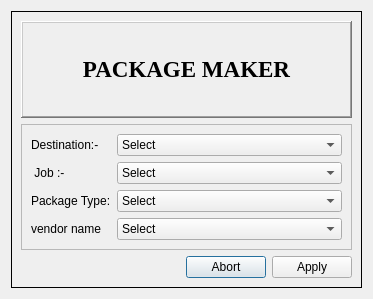
<?xml version="1.0" encoding="UTF-8"?>
<ui version="4.0">
 <class>Package_Maker</class>
 <widget class="QDialog" name="Package_Maker">
  <property name="geometry">
   <rect>
    <x>0</x>
    <y>0</y>
    <width>373</width>
    <height>299</height>
   </rect>
  </property>
  <property name="windowTitle">
   <string>Dialog</string>
  </property>
  <layout class="QGridLayout" name="gridLayout_6">
   <item row="0" column="0">
    <widget class="QStackedWidget" name="stackedWidget">
     <property name="enabled">
      <bool>true</bool>
     </property>
     <property name="inputMethodHints">
      <set>Qt::ImhNone</set>
     </property>
     <property name="frameShape">
      <enum>QFrame::Box</enum>
     </property>
     <property name="currentIndex">
      <number>0</number>
     </property>
     <widget class="QWidget" name="global_page">
      <layout class="QGridLayout" name="gridLayout_5">
       <item row="0" column="0">
        <layout class="QGridLayout" name="gridLayout_2">
         <item row="0" column="0">
          <widget class="QLabel" name="label">
           <property name="sizePolicy">
            <sizepolicy hsizetype="Preferred" vsizetype="Preferred">
             <horstretch>0</horstretch>
             <verstretch>0</verstretch>
            </sizepolicy>
           </property>
           <property name="font">
            <font>
             <family>Times New Roman</family>
             <pointsize>17</pointsize>
             <weight>75</weight>
             <italic>false</italic>
             <bold>true</bold>
             <underline>false</underline>
            </font>
           </property>
           <property name="frameShape">
            <enum>QFrame::WinPanel</enum>
           </property>
           <property name="frameShadow">
            <enum>QFrame::Raised</enum>
           </property>
           <property name="lineWidth">
            <number>0</number>
           </property>
           <property name="text">
            <string>PACKAGE MAKER</string>
           </property>
           <property name="textFormat">
            <enum>Qt::RichText</enum>
           </property>
           <property name="alignment">
            <set>Qt::AlignCenter</set>
           </property>
          </widget>
         </item>
         <item row="2" column="0">
          <widget class="QDialogButtonBox" name="main_buttonBox">
           <property name="orientation">
            <enum>Qt::Horizontal</enum>
           </property>
           <property name="standardButtons">
            <set>QDialogButtonBox::Abort|QDialogButtonBox::Apply</set>
           </property>
          </widget>
         </item>
         <item row="1" column="0">
          <widget class="QFrame" name="frame">
           <property name="frameShape">
            <enum>QFrame::StyledPanel</enum>
           </property>
           <property name="frameShadow">
            <enum>QFrame::Raised</enum>
           </property>
           <layout class="QGridLayout" name="gridLayout">
            <item row="0" column="0">
             <widget class="QLabel" name="label_2">
              <property name="font">
               <font>
                <pointsize>9</pointsize>
               </font>
              </property>
              <property name="text">
               <string>Destination:- </string>
              </property>
             </widget>
            </item>
            <item row="0" column="1">
             <widget class="QComboBox" name="destination_comboBox">
              <item>
               <property name="text">
                <string>Select</string>
               </property>
              </item>
             </widget>
            </item>
            <item row="1" column="0">
             <widget class="QLabel" name="label_3">
              <property name="font">
               <font>
                <pointsize>9</pointsize>
               </font>
              </property>
              <property name="text">
               <string> Job :- </string>
              </property>
             </widget>
            </item>
            <item row="1" column="1">
             <widget class="QComboBox" name="job_comboBox">
              <property name="sizePolicy">
               <sizepolicy hsizetype="MinimumExpanding" vsizetype="Fixed">
                <horstretch>0</horstretch>
                <verstretch>0</verstretch>
               </sizepolicy>
              </property>
              <item>
               <property name="text">
                <string>Select</string>
               </property>
              </item>
             </widget>
            </item>
            <item row="2" column="0">
             <widget class="QLabel" name="pkg_type_label">
              <property name="font">
               <font>
                <pointsize>9</pointsize>
               </font>
              </property>
              <property name="text">
               <string>Package Type:</string>
              </property>
             </widget>
            </item>
            <item row="2" column="1">
             <widget class="QComboBox" name="pkg_type_comboBox">
              <item>
               <property name="text">
                <string>Select</string>
               </property>
              </item>
              <item>
               <property name="text">
                <string>client</string>
               </property>
              </item>
              <item>
               <property name="text">
                <string>vendor</string>
               </property>
              </item>
              <item>
               <property name="text">
                <string>local</string>
               </property>
              </item>
             </widget>
            </item>
            <item row="3" column="0">
             <widget class="QLabel" name="vendor_name_label">
              <property name="font">
               <font>
                <pointsize>9</pointsize>
               </font>
              </property>
              <property name="text">
               <string>vendor name</string>
              </property>
             </widget>
            </item>
            <item row="3" column="1">
             <widget class="QComboBox" name="vendor_name_comboBox">
              <item>
               <property name="text">
                <string>Select</string>
               </property>
              </item>
             </widget>
            </item>
           </layout>
          </widget>
         </item>
        </layout>
       </item>
      </layout>
     </widget>
     <widget class="QWidget" name="shot_page">
      <layout class="QGridLayout" name="gridLayout_3">
       <item row="5" column="0">
        <widget class="Line" name="line_4">
         <property name="orientation">
          <enum>Qt::Horizontal</enum>
         </property>
        </widget>
       </item>
       <item row="2" column="0">
        <widget class="Line" name="line_5">
         <property name="orientation">
          <enum>Qt::Horizontal</enum>
         </property>
        </widget>
       </item>
       <item row="6" column="0">
        <widget class="QListWidget" name="listWidget">
         <property name="sizePolicy">
          <sizepolicy hsizetype="Expanding" vsizetype="MinimumExpanding">
           <horstretch>0</horstretch>
           <verstretch>0</verstretch>
          </sizepolicy>
         </property>
         <property name="sizeAdjustPolicy">
          <enum>QAbstractScrollArea::AdjustToContents</enum>
         </property>
         <property name="verticalScrollMode">
          <enum>QAbstractItemView::ScrollPerPixel</enum>
         </property>
         <property name="horizontalScrollMode">
          <enum>QAbstractItemView::ScrollPerPixel</enum>
         </property>
         <property name="movement">
          <enum>QListView::Free</enum>
         </property>
         <property name="resizeMode">
          <enum>QListView::Adjust</enum>
         </property>
        </widget>
       </item>
       <item row="4" column="0">
        <widget class="QTextEdit" name="selected_info_textEdit">
         <property name="enabled">
          <bool>true</bool>
         </property>
         <property name="sizePolicy">
          <sizepolicy hsizetype="Expanding" vsizetype="Fixed">
           <horstretch>0</horstretch>
           <verstretch>0</verstretch>
          </sizepolicy>
         </property>
         <property name="minimumSize">
          <size>
           <width>0</width>
           <height>22</height>
          </size>
         </property>
         <property name="maximumSize">
          <size>
           <width>16777215</width>
           <height>22</height>
          </size>
         </property>
         <property name="verticalScrollBarPolicy">
          <enum>Qt::ScrollBarAlwaysOff</enum>
         </property>
         <property name="horizontalScrollBarPolicy">
          <enum>Qt::ScrollBarAlwaysOff</enum>
         </property>
         <property name="sizeAdjustPolicy">
          <enum>QAbstractScrollArea::AdjustIgnored</enum>
         </property>
         <property name="html">
          <string>&lt;!DOCTYPE HTML PUBLIC &quot;-//W3C//DTD HTML 4.0//EN&quot; &quot;http://www.w3.org/TR/REC-html40/strict.dtd&quot;&gt;
&lt;html&gt;&lt;head&gt;&lt;meta name=&quot;qrichtext&quot; content=&quot;1&quot; /&gt;&lt;style type=&quot;text/css&quot;&gt;
p, li { white-space: pre-wrap; }
&lt;/style&gt;&lt;/head&gt;&lt;body style=&quot; font-family:'Ubuntu'; font-size:11pt; font-weight:400; font-style:normal;&quot;&gt;
&lt;p style=&quot;-qt-paragraph-type:empty; margin-top:0px; margin-bottom:0px; margin-left:0px; margin-right:0px; -qt-block-indent:0; text-indent:0px; font-family:'MS Shell Dlg 2'; font-size:7.8pt;&quot;&gt;&lt;br /&gt;&lt;/p&gt;&lt;/body&gt;&lt;/html&gt;</string>
         </property>
        </widget>
       </item>
       <item row="0" column="0">
        <layout class="QHBoxLayout" name="horizontalLayout_3">
         <item>
          <widget class="QLabel" name="title_label_header">
           <property name="sizePolicy">
            <sizepolicy hsizetype="Fixed" vsizetype="Preferred">
             <horstretch>0</horstretch>
             <verstretch>0</verstretch>
            </sizepolicy>
           </property>
           <property name="minimumSize">
            <size>
             <width>0</width>
             <height>0</height>
            </size>
           </property>
           <property name="font">
            <font>
             <pointsize>10</pointsize>
            </font>
           </property>
           <property name="text">
            <string>Title:- </string>
           </property>
          </widget>
         </item>
         <item>
          <widget class="QLabel" name="title_label">
           <property name="font">
            <font>
             <family>Times New Roman</family>
             <pointsize>17</pointsize>
             <weight>75</weight>
             <bold>true</bold>
            </font>
           </property>
           <property name="text">
            <string/>
           </property>
           <property name="alignment">
            <set>Qt::AlignCenter</set>
           </property>
          </widget>
         </item>
        </layout>
       </item>
       <item row="3" column="0">
        <layout class="QHBoxLayout" name="horizontalLayout">
         <item>
          <widget class="QLineEdit" name="shot_select_lineEdit">
           <property name="enabled">
            <bool>false</bool>
           </property>
           <property name="sizePolicy">
            <sizepolicy hsizetype="MinimumExpanding" vsizetype="Fixed">
             <horstretch>0</horstretch>
             <verstretch>0</verstretch>
            </sizepolicy>
           </property>
          </widget>
         </item>
         <item>
          <widget class="QPushButton" name="asset_pushButton">
           <property name="text">
            <string>+ ASSET</string>
           </property>
          </widget>
         </item>
         <item>
          <widget class="QPushButton" name="shot_pushButton">
           <property name="text">
            <string>+ SHOT</string>
           </property>
          </widget>
         </item>
         <item>
          <spacer name="horizontalSpacer_5">
           <property name="orientation">
            <enum>Qt::Horizontal</enum>
           </property>
           <property name="sizeType">
            <enum>QSizePolicy::Expanding</enum>
           </property>
           <property name="sizeHint" stdset="0">
            <size>
             <width>66</width>
             <height>20</height>
            </size>
           </property>
          </spacer>
         </item>
        </layout>
       </item>
       <item row="7" column="0">
        <layout class="QHBoxLayout" name="horizontalLayout_2">
         <item>
          <spacer name="horizontalSpacer">
           <property name="orientation">
            <enum>Qt::Horizontal</enum>
           </property>
           <property name="sizeHint" stdset="0">
            <size>
             <width>40</width>
             <height>20</height>
            </size>
           </property>
          </spacer>
         </item>
         <item>
          <widget class="QPushButton" name="shot_cancel_pushButton">
           <property name="text">
            <string>Cancel</string>
           </property>
          </widget>
         </item>
         <item>
          <widget class="QPushButton" name="shot_view_pushButton">
           <property name="text">
            <string>View Summary</string>
           </property>
          </widget>
         </item>
        </layout>
       </item>
       <item row="1" column="0">
        <layout class="QHBoxLayout" name="horizontalLayout_4">
         <item>
          <widget class="QLabel" name="pkg_name_label_header">
           <property name="sizePolicy">
            <sizepolicy hsizetype="Fixed" vsizetype="Preferred">
             <horstretch>0</horstretch>
             <verstretch>0</verstretch>
            </sizepolicy>
           </property>
           <property name="font">
            <font>
             <pointsize>10</pointsize>
            </font>
           </property>
           <property name="text">
            <string>PKG Name :-</string>
           </property>
          </widget>
         </item>
         <item>
          <widget class="QLabel" name="pkg_name_label">
           <property name="font">
            <font>
             <family>Times New Roman</family>
             <pointsize>15</pointsize>
             <weight>75</weight>
             <bold>true</bold>
            </font>
           </property>
           <property name="text">
            <string/>
           </property>
          </widget>
         </item>
        </layout>
       </item>
      </layout>
     </widget>
     <widget class="QWidget" name="summary_page">
      <layout class="QGridLayout" name="gridLayout_4">
       <item row="0" column="0">
        <layout class="QHBoxLayout" name="horizontalLayout_5">
         <item>
          <widget class="QLabel" name="summary_title_label_header">
           <property name="sizePolicy">
            <sizepolicy hsizetype="Fixed" vsizetype="Preferred">
             <horstretch>0</horstretch>
             <verstretch>0</verstretch>
            </sizepolicy>
           </property>
           <property name="minimumSize">
            <size>
             <width>0</width>
             <height>0</height>
            </size>
           </property>
           <property name="font">
            <font>
             <pointsize>10</pointsize>
            </font>
           </property>
           <property name="text">
            <string>Title:- </string>
           </property>
          </widget>
         </item>
         <item>
          <widget class="QLabel" name="summary_title_label">
           <property name="font">
            <font>
             <family>Times New Roman</family>
             <pointsize>17</pointsize>
             <weight>75</weight>
             <bold>true</bold>
            </font>
           </property>
           <property name="text">
            <string/>
           </property>
           <property name="alignment">
            <set>Qt::AlignCenter</set>
           </property>
          </widget>
         </item>
        </layout>
       </item>
       <item row="1" column="0">
        <layout class="QHBoxLayout" name="horizontalLayout_6">
         <item>
          <widget class="QLabel" name="summary_pkg_name_label_header">
           <property name="sizePolicy">
            <sizepolicy hsizetype="Fixed" vsizetype="Preferred">
             <horstretch>0</horstretch>
             <verstretch>0</verstretch>
            </sizepolicy>
           </property>
           <property name="font">
            <font>
             <pointsize>10</pointsize>
            </font>
           </property>
           <property name="text">
            <string>PKG Name :-</string>
           </property>
          </widget>
         </item>
         <item>
          <widget class="QLabel" name="summary_pkg_name_label">
           <property name="font">
            <font>
             <family>Times New Roman</family>
             <pointsize>15</pointsize>
             <weight>75</weight>
             <bold>true</bold>
            </font>
           </property>
           <property name="text">
            <string/>
           </property>
          </widget>
         </item>
        </layout>
       </item>
       <item row="2" column="0">
        <widget class="Line" name="line">
         <property name="orientation">
          <enum>Qt::Horizontal</enum>
         </property>
        </widget>
       </item>
       <item row="3" column="0">
        <widget class="QTableWidget" name="summary_tableWidget"/>
       </item>
       <item row="4" column="0">
        <layout class="QHBoxLayout" name="horizontalLayout_7">
         <item>
          <spacer name="horizontalSpacer_2">
           <property name="orientation">
            <enum>Qt::Horizontal</enum>
           </property>
           <property name="sizeHint" stdset="0">
            <size>
             <width>40</width>
             <height>20</height>
            </size>
           </property>
          </spacer>
         </item>
         <item>
          <widget class="QPushButton" name="summary_cancel_pushButton">
           <property name="text">
            <string>Cancel</string>
           </property>
          </widget>
         </item>
         <item>
          <widget class="QPushButton" name="pkg_create_pushButton">
           <property name="text">
            <string>Create Package</string>
           </property>
          </widget>
         </item>
        </layout>
       </item>
      </layout>
     </widget>
     <widget class="QWidget" name="exit_page">
      <layout class="QGridLayout" name="gridLayout_7">
       <item row="0" column="0" colspan="3">
        <layout class="QHBoxLayout" name="horizontalLayout_8">
         <item>
          <widget class="QLabel" name="pkg_name_label_header_2">
           <property name="sizePolicy">
            <sizepolicy hsizetype="Fixed" vsizetype="Preferred">
             <horstretch>0</horstretch>
             <verstretch>0</verstretch>
            </sizepolicy>
           </property>
           <property name="font">
            <font>
             <pointsize>10</pointsize>
            </font>
           </property>
           <property name="text">
            <string>PKG Name :-</string>
           </property>
          </widget>
         </item>
         <item>
          <widget class="QLabel" name="pkg_name_exit_label">
           <property name="font">
            <font>
             <family>Times New Roman</family>
             <pointsize>15</pointsize>
             <weight>75</weight>
             <bold>true</bold>
            </font>
           </property>
           <property name="text">
            <string/>
           </property>
          </widget>
         </item>
        </layout>
       </item>
       <item row="1" column="0">
        <widget class="QPushButton" name="done_pushButton">
         <property name="text">
          <string>Done</string>
         </property>
        </widget>
       </item>
       <item row="1" column="1">
        <spacer name="horizontalSpacer_3">
         <property name="orientation">
          <enum>Qt::Horizontal</enum>
         </property>
         <property name="sizeHint" stdset="0">
          <size>
           <width>132</width>
           <height>20</height>
          </size>
         </property>
        </spacer>
       </item>
       <item row="1" column="2">
        <widget class="QPushButton" name="open_pkg_pushButton">
         <property name="text">
          <string>Open Package</string>
         </property>
        </widget>
       </item>
      </layout>
     </widget>
    </widget>
   </item>
  </layout>
 </widget>
 <resources/>
 <connections/>
</ui>
